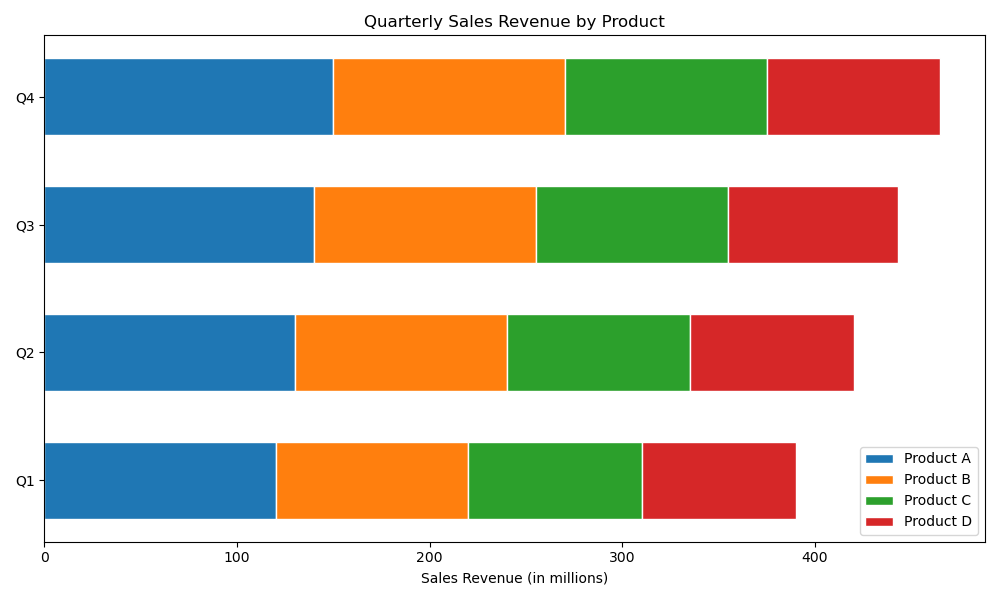

Generate this figure with Python:

import matplotlib.pyplot as plt

# Data
quarters = ['Q1', 'Q2', 'Q3', 'Q4']
product_a = [120, 130, 140, 150]
product_b = [100, 110, 115, 120]
product_c = [90, 95, 100, 105]
product_d = [80, 85, 88, 90]

# Cumulative values for stacking
cumulative_a = product_a
cumulative_b = [a + b for a, b in zip(cumulative_a, product_b)]
cumulative_c = [b + c for b, c in zip(cumulative_b, product_c)]
cumulative_d = [c + d for c, d in zip(cumulative_c, product_d)]

# Figure and axis
fig, ax = plt.subplots(figsize=(10, 6))

# Stacked horizontal bar chart - so the 'bottom' parameter changes to 'left'
ax.barh(quarters, product_a, color='#1f77b4', edgecolor='white', height=0.6, label='Product A')
ax.barh(quarters, product_b, left=cumulative_a, color='#ff7f0e', edgecolor='white', height=0.6, label='Product B')
ax.barh(quarters, product_c, left=cumulative_b, color='#2ca02c', edgecolor='white', height=0.6, label='Product C')
ax.barh(quarters, product_d, left=cumulative_c, color='#d62728', edgecolor='white', height=0.6, label='Product D')

# Adding labels and a title, and a legend
ax.set_xlabel('Sales Revenue (in millions)')
ax.set_title('Quarterly Sales Revenue by Product')
ax.legend()

# Adjusting layout for better fit and visuals
plt.tight_layout()

# Show the plot
plt.show()
